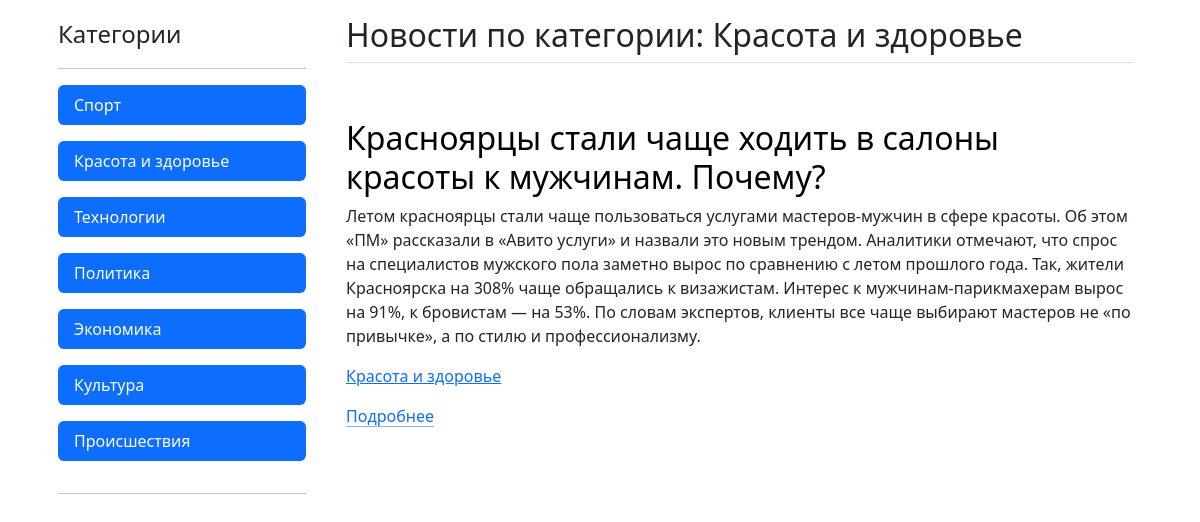
Page /category/2 on the committed database.
### index/models.py (models this page shows)
class Category(models.Model):
    category_name = models.CharField(max_length=32)
    added_date = models.DateTimeField(auto_now_add=True)
    def __str__(self):
        return self.category_name
    class Meta:
        verbose_name_plural = 'Категория новостей'

class News(models.Model):
    news_header = models.CharField(max_length=128)
    news_text = models.TextField()
    news_category = models.ForeignKey(Category, on_delete=models.CASCADE)
    added_date = models.DateTimeField(auto_now_add=True)
    def __str__(self):
        return self.news_header
    class Meta:
        verbose_name_plural = 'Новость'

### index/views.py (the view)
# urls.py: path('category/<int:pk>', views.category_page)
def category_page (request, pk):
    categories = Category.objects.get(id=pk)
    news = News.objects.filter(news_category=categories)
    all_categories = Category.objects.all()
    context = {
        'categories': categories,
        'news': news,
        'all_categories': all_categories
    }
    return render(request, 'news_on_category.html', context)

### index/templates/news_on_category.html (shortened to what this page needs)
<!DOCTYPE html>
<html lang="ru">
<head>
    <link rel="stylesheet" href="https://cdn.jsdelivr.net/npm/bootstrap@5.3.3/dist/css/bootstrap.min.css">
</head>
<body>
<div class="container d-flex 100">
    <div class="d-flex flex-column flex-shrink-0 p-3" style="width: 280px;">
        <span class="fs-4">Категории</span>
        <hr>
        <ul class="nav nav-pills flex-column mb-auto">
            {% for c in all_categories %}
            <li class="nav-item mb-3">
                <a href="/category/{{ c.id }}" class="nav-link active" aria-current="page">{{ c }}</a>
            </li>
            {% endfor %}
        </ul>
        <hr>
    </div>
    <div class="container px-4 py-3" id="featured-3">
    <h2 class="pb-2 border-bottom">Новости по категории: {{ categories }}</h2>
    {% for n in news %}
        <div class="row g-4 py-5 row-cols-1 row-cols-lg-1">
            <div class="feature col">
                <h3 class="fs-2 text-body-emphasis">{{ n }}</h3>
                <p>{{ n.news_text}}</p>
                <p><a href="/category/{{ c.id }}">{{ n.news_category}}</a></p>
                <a href="/news/{{ n.id }}" class="icon-link">Подробнее</a>
            </div>
        </div>
        {% endfor %}
    </div>
</body>
</html>

### rows in the picture
Category: category_name "Спорт"
Category: category_name "Красота и здоровье"
Category: category_name "Технологии"
Category: category_name "Политика"
Category: category_name "Экономика"
Category: category_name "Культура"
Category: category_name "Происшествия"
News: news_header "Красноярцы стали чаще ходить в салоны красоты к мужчинам. Почему?", news_text "Летом красноярцы стали чаще пользоваться услугами мастеров-мужчин в сфере красоты. Об этом «ПМ» рассказали в «Авито услуги» и назвали это новым трендом. Аналитики отмечают, что спрос на специалистов мужского пола заметно вырос по сравнению с летом прошлого года. Так, жители Красноярска на 308% чаще обращались к визажистам. Интерес к мужчинам-парикмахерам вырос на 91%, к бровистам — на 53%. По словам экспертов, клиенты все чаще выбирают мастеров не «по привычке», а по стилю и профессионализму.", news_category "Красота и здоровье"
